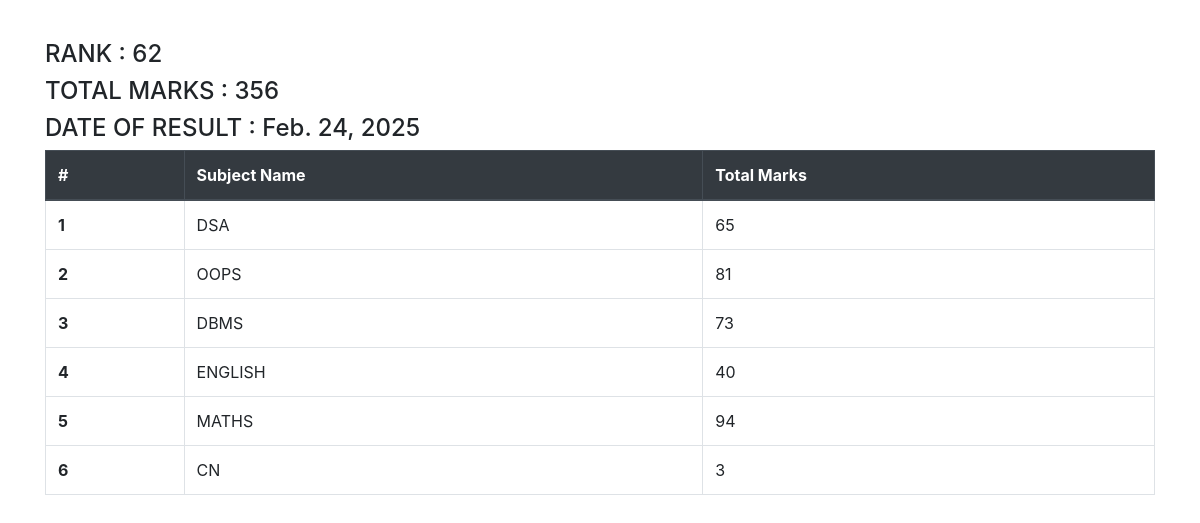
Page /see-marks/STU-0297/ on the committed database.
### app/models.py (models this page shows, shortened)
class SubjectMarks(models.Model):
    student = models.ForeignKey(Student , related_name = "studentmarks" , on_delete=models.CASCADE)
    subject = models.ForeignKey(Subject , on_delete=models.CASCADE )
    marks = models.IntegerField()
    class Meta:
        unique_together = ['student' , 'subject']

class Student(models.Model):
    department = models.ForeignKey(Department , related_name = "depart" , on_delete=models.CASCADE)
    student_id = models.OneToOneField(StudentId , related_name= "studentid" , on_delete=models.CASCADE)
    student_name = models.CharField(max_length=100)
    student_email = models.EmailField(unique = True)
    student_age = models.IntegerField(default=18)
    student_address = models.TextField()
    class Meta:
        ordering = ['student_name']
        verbose_name = 'student'

class ReportCard(models.Model):
    student = models.ForeignKey(Student , related_name = "studentreportcard" , on_delete=models.CASCADE)
    student_rank = models.IntegerField()
    date_of_report_card_generation = models.DateField(auto_now_add =True)
    class Meta:
        unique_together = ['student_rank'  , 'date_of_report_card_generation']

class Subject(models.Model):
    subject_name = models.CharField(max_length=100)

### app/views.py (the view)
# urls.py: path('see-marks/<student_id>/',see_marks , name='see_marks'),
def see_marks(request , student_id):
    queryset = SubjectMarks.objects.filter(student__student_id__student_id  = student_id)
    total_marks = queryset.aggregate(total_marks = Sum('marks'))
    return render(request, 'see_marks.html', {'queryset': queryset , 'total_marks' : total_marks })

### app/templates/see_marks.html
{% extends "base.html" %}
{% block content %}
<div class="container mt-4">
    <h4>RANK : {{queryset.first.student.studentreportcard.first.student_rank}}</h4>
    <h4>TOTAL MARKS : {{total_marks.total_marks}}</h4>
    <h4>DATE OF RESULT : {{queryset.first.student.studentreportcard.first.date_of_report_card_generation}}</h4>
    <table class="table table-bordered table-hover">
        <thead class="thead-dark">
            <tr>
                <th scope="col">#</th>
                <th scope="col">Subject Name</th>
                <th scope="col">Total Marks</th>
            </tr>
        </thead>
        <tbody>
            {% for marks in queryset %}
            <tr>
                <th scope="row">{{ forloop.counter }}</th>
                <td>{{ marks.subject.subject_name }}</td>
                <td>{{ marks.marks }}</td>
            </tr>
            {% endfor %}
        </tbody>
    </table>
</div>
{% endblock %}

### rows in the picture
SubjectMarks: first.student.studentreportcard.first.student_rank "62", first.student.studentreportcard.first.date_of_report_card_generation "Feb. 24, 2025", subject.subject_name "DSA", marks "65"
SubjectMarks: subject.subject_name "OOPS", marks "81"
SubjectMarks: subject.subject_name "DBMS", marks "73"
SubjectMarks: subject.subject_name "ENGLISH", marks "40"
SubjectMarks: subject.subject_name "MATHS", marks "94"
SubjectMarks: subject.subject_name "CN", marks "3"

### other values in the picture
{{ total_marks.total_marks }} "356"
